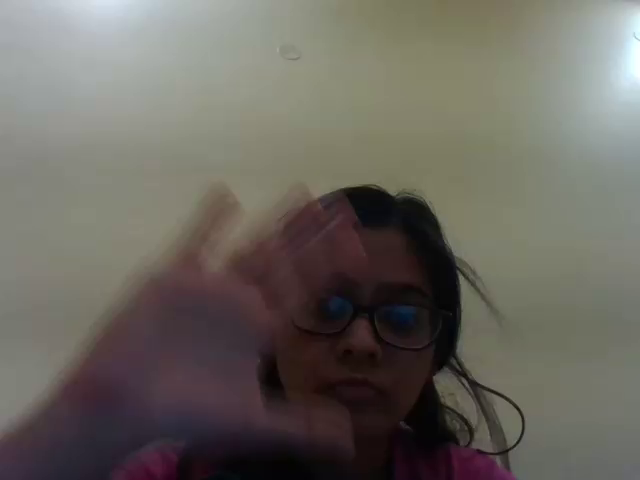
#> input picture frame 0 of ASL_Recongnition/abcd/upload/blob.webm, 640 x 480 px, given in place of the camera
$ python videocapture.py
#> lines starting #> are read from the running program, lines starting #| are printed output that depends on the picture
"""
Utilites to launch webcam, capture/record video, show rectangles & text on screen.

"""


# import the necessary packages
import time

import numpy as np

import cv2

from timer import Timer
from frame import image_crop, images_crop, frames_show
from opticalflow import OpticalFlow, frames2flows, flow2colorimage, flows2colorimages, unittest_fromfile


def video_start(device = 0, tuResolution =(320, 240), nFramePerSecond = 30):
	""" Returns videocapture object/stream

	Parameters:
		device: 0 for the primary webcam, 1 for attached webcam
	"""
#> in video_show, arFrame is the input picture: shape (480, 640, 3); mean B, G, R 95.4, 102.7, 106.4

	# try to open webcam device
	oStream = cv2.VideoCapture(device)
	if not oStream.isOpened():
		# try again with inbuilt camera
		print("Try to initialize inbuilt camera ...")
		device = 0
		oStream = cv2.VideoCapture(device)
		if not oStream.isOpened(): raise ValueError("Could not open webcam")

	# set camera resolution
	nWidth, nHeight = tuResolution
	oStream.set(3, nWidth)
	oStream.set(4, nHeight)

	# try to set camera frame rate
	oStream.set(cv2.CAP_PROP_FPS, nFramePerSecond)

	print("Initialized video device %d, with resolution %s and target frame rate %d" % \
		(device, str(tuResolution), nFramePerSecond))

	return oStream


def rectangle_text(arImage, sColor, sUpper, sLower = None, tuRectangle = (224, 224)):
	""" Returns new image (not altering arImage)
	"""
#> called with sColor = 'green', sUpper = 'Press <blank> to start', sLower = '', tuRectangle = (224, 224)

	nHeigth, nWidth, _ = arImage.shape
#> nHeigth = 480; nWidth = 640
	nRectHeigth, nRectWidth = tuRectangle
	x1 = int((nWidth - nRectWidth) / 2)
#> x1 = 208
	y1 = int((nHeigth - nRectHeigth) / 2)
#> y1 = 128

	if sColor == "green": bgr = (84, 175, 25)
	elif sColor == "orange": bgr = (60, 125, 235)
	else: #sColor == "red":
		bgr = (27, 13, 252)

	arImageNew = np.copy(arImage)
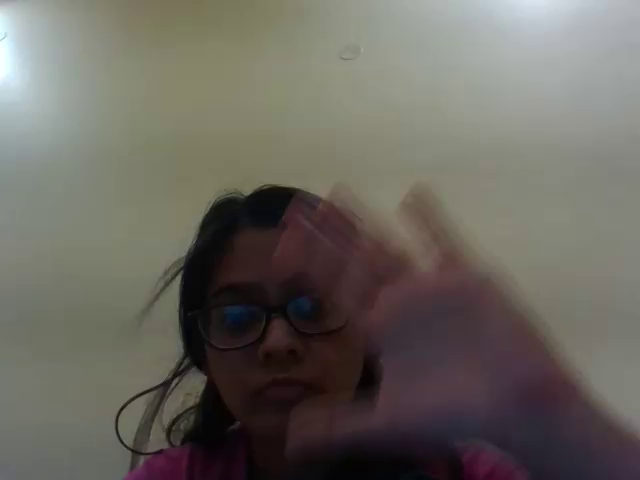
#> arImageNew: shape (480, 640, 3); mean of channels 0, 1, 2 95.4, 102.7, 106.4; drawn as B, G, R
	cv2.rectangle(arImageNew, (x1, y1), (nWidth-x1, nHeigth-y1), bgr, 3)

	# display a text to the frame
	font = cv2.FONT_HERSHEY_SIMPLEX
	fFontSize = 0.5
	textSize = cv2.getTextSize(sUpper, font, 1.0, 2)[0]
	cv2.putText(arImageNew, sUpper, (x1 + 7, y1 + textSize[1] + 7), font, fFontSize, bgr, 2)
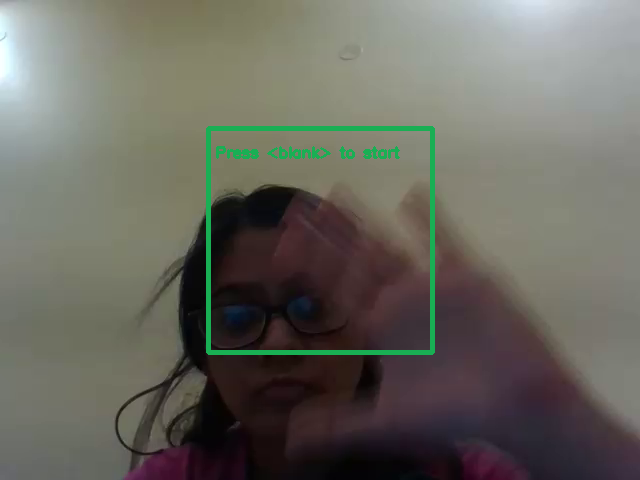
#> arImageNew: shape (480, 640, 3); mean of channels 0, 1, 2 95.5, 104.3, 105.2; drawn as B, G, R

	# 2nd text
	if (sLower != None):
		textSize = cv2.getTextSize(sLower, font, 1.0, 2)[0]
		cv2.putText(arImageNew, sLower, (x1 + 7, nHeigth - y1 - 7), font, fFontSize, bgr, 2)

	return arImageNew


def video_show(oStream, sColor, sUpper, sLower = None, tuRectangle = (224, 224), nCountdown = 0):

	if nCountdown > 0:
		fTimeTarget = time.time() + nCountdown

	# loop over frames from the video file stream
	s = sUpper
	while True:
		# grab the frame from the threaded video file stream
		(bGrabbed, arFrame) = oStream.read()
		if bGrabbed == False: continue

		if nCountdown > 0:
			fCountdown = fTimeTarget - time.time()
			s = sUpper + str(int(fCountdown)+1) + " sec"

		# paint rectangle & text, show the (mirrored) frame
		arFrame = rectangle_text(cv2.flip(arFrame, 1), sColor, s, sLower, tuRectangle)
		cv2.imshow("Video", arFrame)

		# stop after countdown
		if nCountdown > 0 and fCountdown <= 0.0:
			key = -1
			break

		# Press 'q' to exit live loop
		key = cv2.waitKey(1) & 0xFF
#> (key q is pressed here)
		if key != 0xFF: break
	return key


# [51 lines left out: functions video_capture, frame_show, not called in this run]


def unittest_videocapture():
	# open a pointer to the video stream
	oStream = video_start(device = 1, tuResolution = (320, 240), nFramePerSecond = 15)
	#liFrames = []

	# loop over action states
	sResults = ""
	while True:
		# show live video and wait for key stroke
		key = video_show(oStream, "green", "Press <blank> to start", sResults)

		# start!
		if key == ord(' '):
			# countdown n sec
			video_show(oStream, sColor = "orange", sUpper = "Recording starts in ", sLower = None,
				tuRectangle = (224, 224), nCountdown = 3)

			# record video for n sec
			fElapsed, liFrames, _ = video_capture(oStream, "red", "Recording ", nTimeDuration=5, bOpticalFlow=False)

			# show orange wait box
			frame_show(oStream, "orange", "Translating sign ...")

			# run NN to translate video to label
			time.sleep(3)
			sResults = "Video duration {:.1f} sec, {} frames recorded, {:.1f} fps". \
				format(fElapsed, len(liFrames), len(liFrames)/fElapsed)
			print(sResults)

			# ready for next video

		elif key == ord("+"):
			fFPS *= 2.
			print("Frame per second increased from %.1f to %.1f" % (oStream.get(cv2.CAP_PROP_FPS),fFPS))
			oStream.set(cv2.CAP_PROP_FPS, fFPS)

		elif key == ord("-"):
			fFPS /= 2.
			print("Frame per second decreased from %.1f to %.1f" % (oStream.get(cv2.CAP_PROP_FPS), fFPS))
			oStream.set(cv2.CAP_PROP_FPS, fFPS)

		# quit
		elif key == ord('q'):
			break

		cv2.waitKey(1)

	# do a bit of cleanup
	oStream.release()
	cv2.destroyAllWindows()

	return


# [46 lines left out: function unittest_opticalflow_fromcamera, not called in this run]


if __name__ == '__main__':
    unittest_videocapture()
